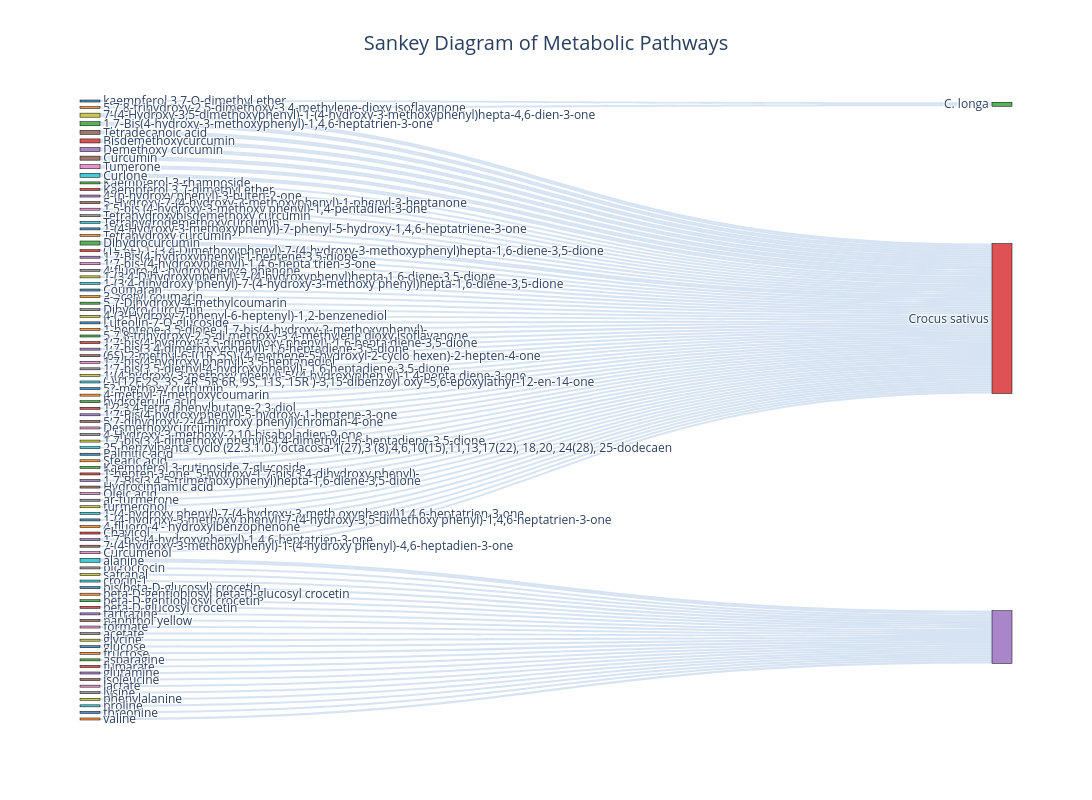

Notebook code cell kept with this figure:
### Code cell
import plotly.graph_objects as go

# Your provided data
nodes = ['kaempferol 3,7-O-dimethyl ether', '5,7,8-trihydroxy-2,5-dimethoxy-3,4-methylene-dioxy isoflavanone', 
         'Kaempferol-3-rhamnoside', 'Kaempferol 3,7-dimethyl ether', '4-(p-hydroxy phenyl)-3-buten-2-one', 
         '5-Hydroxy-7-(4-hydroxy-3-methoxyphenyl)-1-phenyl-3-heptanone', 
         '1,5-bis (4-hydroxy-3-methoxy phenyl)-1,4-pentadien-3-one', 
         'Tetrahydroxybisdemethoxy curcumin', '7-(4-Hydroxy-3,5-dimethoxyphenyl)-1-(4-hydroxy-3-methoxyphenyl)hepta-4,6-dien-3-one', 
         'Tetrahydrodemethoxycurcumin', '1-(4-Hydroxy-3-methoxyphenyl)-7-phenyl-5-hydroxy-1,4,6-heptatriene-3-one', 
         'Tetrahydroxy curcumin', '1,7-Bis(4-hydroxy-3-methoxyphenyl)-1,4,6-heptatrien-3-one', 
         '(1E,6E)-1-(3,4-Dimethoxyphenyl)-7-(4-hydroxy-3-methoxyphenyl)hepta-1,6-diene-3,5-dione', 
         '1,7-Bis(4-hydroxyphenyl)-1-heptene-3,5-dione', 'Tetradecanoic acid', 
         '1,7-bis-(4-hydroxyphenyl)-1,4,6-hepta trien-3-one', "4-fluoro-4'- hydroxybenzo phenone", 
         '1-(3,4-Dihydroxyphenyl)-7-(4-hydroxyphenyl)hepta-1,6-diene-3,5-dione', 
         '1-(3,4-dihydroxy phenyl)-7-(4-hydroxy-3-methoxy phenyl)hepta-1,6-diene-3,5-dione', 'Coumaran', 
         '3-acetyl coumarin', '5,7-Dihydroxy-4-methylcoumarin', 'Bisdemethoxycurcumin', 'Demethoxy curcumin', 
         'Curcumin', 'Tumerone', 'Dihydro curcumin', '4-(3-Hydroxy-7-phenyl-6-heptenyl)-1,2-benzenediol', 'Curlone', 
         'Luteolin-7-O-glucoside', '1-heptene-3,5-dione, 1,7-bis(4-hydroxy-3-methoxyphenyl)-', 
         '5,7,8-trihydroxy-2,5-di methoxy-3,4-methylene dioxy isoflavanone', 
         '1,7-bis(4-hydroxy-3,5-dimethoxy phenyl)- 1,6-hepta diene-3,5-dione', 
         '1,7-bis(3,4-dimethoxyphenyl)-1,6-heptadiene-3,5-dione', 
         '(6S)-2-methyl-6-[(1R ,5S)-(4-methene-5-hydroxyl-2-cyclo hexen)-2-hepten-4-one', 
         '1,7-bis(4-hydroxy phenyl)-3,5-heptanediol', '1,7-bis(3,5-diethyl-4-hydroxyphenyl)- 1,6-heptadiene-3,5-dione', 
         '1-(4-hydroxy-3-methoxy phenyl)-5-(4-hydroxyphen yl)-1,4-penta diene-3-one', 
         '(-)-(12E,2S, 3S, 4R, 5R,6R, 9S, 11S, 15R )-3,15-dibenzoyl oxy -5,6-epoxylathyr-12-en-14-one', 
         '5?-methoxy curcumin', '4-methyl-7-methoxycoumarin', 'hydroferulic acid', '1,2,3,4-tetra phenylbutane-2,3-diol', 
         '1,7-Bis(4-hydroxyphenyl)-5-hydroxy-1-heptene-3-one', '5,7-dihydroxy-2-(4-hydroxy phenyl)chroman-4-one', 
         'Desmethoxycurcumin', '4-Hydroxy-3-methoxy-2,10-bisaboladien-9-one', 
         '1,7-bis(3,4-dimethoxy phenyl)-4,4-dimethyl-1,6-heptadiene-3,5-dione', 
         '25-benzylpenta cyclo (22.3.1.0.) octacosa-1(27),3 (8),4,6,10(15),11,13,17(22), 18,20, 24(28), 25-dodecaen', 
         'Palmitic acid', 'Stearic acid', 'Kaempferol 3-rutinoside 7-glucoside', 
         '1-hepten-3-one, 5-hydroxy-1,7-bis(3,4-dihydroxy phenyl)-', 
         '1,7-Bis(3,4,5-trimethoxyphenyl)hepta-1,6-diene-3,5-dione', 'Hydrocinnamic acid', 'Oleic acid', 'ar-turmerone', 
         'turmeronol', '1-(4-hydroxy phenyl)-7-(4-hydroxy-3-meth oxyphenyl)1,4,6-heptatrien-3-one', 
         '1-(4-hydroxy-3-methoxy phenyl)-7-(4-hydroxy-3,5-dimethoxy phenyl)-1,4,6-heptatrien-3-one', 
         "4-fluoro-4'- hydroxylbenzophenone", 'Dihydrocurcumin', 'Chavicol', '1,7-bis-(4-hydroxyphenyl)-1,4,6-heptatrien-3-one', 
         '7-(4-hydroxy-3-methoxyphenyl)-1-(4-hydroxy phenyl)-4,6-heptadien-3-one', 'Curcumenol', 'picrocrocin', 
         'safranal', 'crocin-1', 'bis(beta-D-glucosyl) crocetin', 'beta-D-gentiobiosyl beta-D-glucosyl crocetin', 
         'beta-D-gentiobiosyl crocetin', 'beta-D-glucosyl crocetin', 'tartrazine', 'naphthol yellow', 'formate', 
         'acetate', 'glycine', 'alanine', 'glucose', 'fructose', 'asparagine', 'fumarate', 'glutamine', 'isoleucine', 
         'lactate', 'lysine', 'phenylalanine', 'proline', 'threonine', 'valine', 'C. longa', 'Crocus sativus']

source = [0, 1, 2, 3, 4, 5, 6, 7, 8, 9, 10, 11, 12, 13, 14, 15, 16, 17, 18, 19, 20, 21, 22, 23, 24, 25, 26, 27, 28, 29, 30, 31, 32, 33, 34, 35, 36, 37, 38, 39, 40, 41, 42, 43, 44, 45, 15, 46, 26, 47, 48, 49, 50, 51, 52, 53, 54, 55, 56, 57, 58, 8, 59, 12, 60, 61, 23, 24, 62, 25, 29, 63, 64, 65, 62, 66, 67, 68, 69, 70, 71, 72, 73, 74, 75, 76, 77, 78, 79, 80, 81, 79, 82, 83, 84, 85, 86, 87, 88, 89, 90, 91]
target = [92, 92, 93, 93, 93, 93, 93, 93, 93, 93, 93, 93, 93, 93, 93, 93, 93, 93, 93, 93, 93, 93, 93, 93, 93, 93, 93, 93, 93, 93, 93, 93, 93, 93, 93, 93, 93, 93, 93, 93, 93, 93, 93, 93, 93, 93, 93, 93, 93, 93, 93, 93, 93, 93, 93, 93, 93, 93, 93, 93, 93, 93, 93, 93, 93, 93, 93, 93, 93, 93, 93, 93, 93, 93, 93, 93, 94, 94, 94, 94, 94, 94, 94, 94, 94, 94, 94, 94, 94, 94, 94, 94, 94, 94, 94, 94, 94, 94, 94, 94, 94, 94]
values = [1, 1, 1, 1, 1, 1, 1, 1, 1, 1, 1, 1, 1, 1, 1, 1, 1, 1, 1, 1, 1, 1, 1, 1, 1, 1, 1, 1, 1, 1, 1, 1, 1, 1, 1, 1, 1, 1, 1, 1, 1, 1, 1, 1, 1, 1, 1, 1, 1, 1, 1, 1, 1, 1, 1, 1, 1, 1, 1, 1, 1, 1, 1, 1, 1, 1, 1, 1, 1, 1, 1, 1, 1, 1, 1, 1, 1, 1, 1, 1, 1, 1, 1, 1, 1, 1, 1, 1, 1, 1, 1, 1, 1, 1, 1, 1, 1, 1, 1, 1, 1, 1]

# Assign different colors to nodes
colors = ['rgba(31, 119, 180, 0.8)', 'rgba(255, 127, 14, 0.8)', 'rgba(44, 160, 44, 0.8)', 
          'rgba(214, 39, 40, 0.8)', 'rgba(148, 103, 189, 0.8)', 'rgba(140, 86, 75, 0.8)', 
          'rgba(227, 119, 194, 0.8)', 'rgba(127, 127, 127, 0.8)', 'rgba(188, 189, 34, 0.8)', 
          'rgba(23, 190, 207, 0.8)', 'rgba(31, 119, 180, 0.8)', 'rgba(255, 127, 14, 0.8)', 
          'rgba(44, 160, 44, 0.8)', 'rgba(214, 39, 40, 0.8)', 'rgba(148, 103, 189, 0.8)', 
          'rgba(140, 86, 75, 0.8)', 'rgba(227, 119, 194, 0.8)', 'rgba(127, 127, 127, 0.8)', 
          'rgba(188, 189, 34, 0.8)', 'rgba(23, 190, 207, 0.8)', 'rgba(31, 119, 180, 0.8)', 
          'rgba(255, 127, 14, 0.8)', 'rgba(44, 160, 44, 0.8)', 'rgba(214, 39, 40, 0.8)', 
          'rgba(148, 103, 189, 0.8)', 'rgba(140, 86, 75, 0.8)', 'rgba(227, 119, 194, 0.8)', 
          'rgba(127, 127, 127, 0.8)', 'rgba(188, 189, 34, 0.8)', 'rgba(23, 190, 207, 0.8)', 
          'rgba(31, 119, 180, 0.8)', 'rgba(255, 127, 14, 0.8)', 'rgba(44, 160, 44, 0.8)', 
          'rgba(214, 39, 40, 0.8)', 'rgba(148, 103, 189, 0.8)', 'rgba(140, 86, 75, 0.8)', 
          'rgba(227, 119, 194, 0.8)', 'rgba(127, 127, 127, 0.8)', 'rgba(188, 189, 34, 0.8)', 
          'rgba(23, 190, 207, 0.8)', 'rgba(31, 119, 180, 0.8)', 'rgba(255, 127, 14, 0.8)', 
          'rgba(44, 160, 44, 0.8)', 'rgba(214, 39, 40, 0.8)', 'rgba(148, 103, 189, 0.8)', 
          'rgba(140, 86, 75, 0.8)', 'rgba(227, 119, 194, 0.8)', 'rgba(127, 127, 127, 0.8)', 
          'rgba(188, 189, 34, 0.8)', 'rgba(23, 190, 207, 0.8)', 'rgba(31, 119, 180, 0.8)', 
          'rgba(255, 127, 14, 0.8)', 'rgba(44, 160, 44, 0.8)', 'rgba(214, 39, 40, 0.8)', 
          'rgba(148, 103, 189, 0.8)', 'rgba(140, 86, 75, 0.8)', 'rgba(227, 119, 194, 0.8)', 
          'rgba(127, 127, 127, 0.8)', 'rgba(188, 189, 34, 0.8)', 'rgba(23, 190, 207, 0.8)', 
          'rgba(31, 119, 180, 0.8)', 'rgba(255, 127, 14, 0.8)', 'rgba(44, 160, 44, 0.8)', 
          'rgba(214, 39, 40, 0.8)', 'rgba(148, 103, 189, 0.8)', 'rgba(140, 86, 75, 0.8)', 
          'rgba(227, 119, 194, 0.8)', 'rgba(127, 127, 127, 0.8)', 'rgba(188, 189, 34, 0.8)', 
          'rgba(23, 190, 207, 0.8)', 'rgba(31, 119, 180, 0.8)', 'rgba(255, 127, 14, 0.8)', 
          'rgba(44, 160, 44, 0.8)', 'rgba(214, 39, 40, 0.8)', 'rgba(148, 103, 189, 0.8)', 
          'rgba(140, 86, 75, 0.8)', 'rgba(227, 119, 194, 0.8)', 'rgba(127, 127, 127, 0.8)', 
          'rgba(188, 189, 34, 0.8)', 'rgba(23, 190, 207, 0.8)', 'rgba(31, 119, 180, 0.8)', 
          'rgba(255, 127, 14, 0.8)', 'rgba(44, 160, 44, 0.8)', 'rgba(214, 39, 40, 0.8)', 
          'rgba(148, 103, 189, 0.8)', 'rgba(140, 86, 75, 0.8)', 'rgba(227, 119, 194, 0.8)', 
          'rgba(127, 127, 127, 0.8)', 'rgba(188, 189, 34, 0.8)', 'rgba(23, 190, 207, 0.8)', 
          'rgba(31, 119, 180, 0.8)', 'rgba(255, 127, 14, 0.8)', 'rgba(44, 160, 44, 0.8)', 
          'rgba(214, 39, 40, 0.8)', 'rgba(148, 103, 189, 0.8)', 'rgba(140, 86, 75, 0.8)', 
          'rgba(227, 119, 194, 0.8)', 'rgba(127, 127, 127, 0.8)', 'rgba(188, 189, 34, 0.8)', 
          'rgba(23, 190, 207, 0.8)']

# Create the Sankey diagram with improved aesthetics
fig = go.Figure(go.Sankey(
    node=dict(
        pad=15,
        thickness=20,
        line=dict(color="black", width=0.5),
        label=nodes,
        color=colors
    ),
    link=dict(
        source=source,
        target=target,
        value=values,
        color='rgba(174, 199, 232, 0.5)'  # Semi-transparent light blue
    )
))

fig.update_layout(title_text="Sankey Diagram of Metabolic Pathways", font_size=12, title_font_size=20, title_x=0.5, width=1200, height=800)
fig.show()

### Figure 1 — Plotly figure (JSON) as saved in the notebook; plotly's stock layout.template omitted (floating-point values rounded to 4 significant figures)
{"data": [{"link": {"color": "rgba(174, 199, 232, 0.5)", "source": [0, 1, 2, 3, 4, 5, 6, 7, 8, 9, 10, 11, 12, 13, 14, 15, 16, 17, 18, 19, 20, 21, 22, 23, 24, 25, 26, 27, 28, 29, 30, 31, 32, 33, 34, 35, 36, 37, 38, 39, 40, 41, 42, 43, 44, 45, 15, 46, 26, 47, 48, 49, 50, 51, 52, 53, 54, 55, 56, 57, 58, 8, 59, 12, 60, 61, 23, 24, 62, 25, 29, 63, 64, 65, 62, 66, 67, 68, 69, 70, 71, 72, 73, 74, 75, 76, 77, 78, 79, 80, 81, 79, 82, 83, 84, 85, 86, 87, 88, 89, 90, 91], "target": [92, 92, 93, 93, 93, 93, 93, 93, 93, 93, 93, 93, 93, 93, 93, 93, 93, 93, 93, 93, 93, 93, 93, 93, 93, 93, 93, 93, 93, 93, 93, 93, 93, 93, 93, 93, 93, 93, 93, 93, 93, 93, 93, 93, 93, 93, 93, 93, 93, 93, 93, 93, 93, 93, 93, 93, 93, 93, 93, 93, 93, 93, 93, 93, 93, 93, 93, 93, 93, 93, 93, 93, 93, 93, 93, 93, 94, 94, 94, 94, 94, 94, 94, 94, 94, 94, 94, 94, 94, 94, 94, 94, 94, 94, 94, 94, 94, 94, 94, 94, 94, 94], "value": [1, 1, 1, 1, 1, 1, 1, 1, 1, 1, 1, 1, 1, 1, 1, 1, 1, 1, 1, 1, 1, 1, 1, 1, 1, 1, 1, 1, 1, 1, 1, 1, 1, 1, 1, 1, 1, 1, 1, 1, 1, 1, 1, 1, 1, 1, 1, 1, 1, 1, 1, 1, 1, 1, 1, 1, 1, 1, 1, 1, 1, 1, 1, 1, 1, 1, 1, 1, 1, 1, 1, 1, 1, 1, 1, 1, 1, 1, 1, 1, 1, 1, 1, 1, 1, 1, 1, 1, 1, 1, 1, 1, 1, 1, 1, 1, 1, 1, 1, 1, 1, 1]}, "node": {"color": ["rgba(31, 119, 180, 0.8)", "rgba(255, 127, 14, 0.8)", "rgba(44, 160, 44, 0.8)", "rgba(214, 39, 40, 0.8)", "rgba(148, 103, 189, 0.8)", "rgba(140, 86, 75, 0.8)", "rgba(227, 119, 194, 0.8)", "rgba(127, 127, 127, 0.8)", "rgba(188, 189, 34, 0.8)", "rgba(23, 190, 207, 0.8)", "rgba(31, 119, 180, 0.8)", "rgba(255, 127, 14, 0.8)", "rgba(44, 160, 44, 0.8)", "rgba(214, 39, 40, 0.8)", "rgba(148, 103, 189, 0.8)", "rgba(140, 86, 75, 0.8)", "rgba(227, 119, 194, 0.8)", "rgba(127, 127, 127, 0.8)", "rgba(188, 189, 34, 0.8)", "rgba(23, 190, 207, 0.8)", "rgba(31, 119, 180, 0.8)", "rgba(255, 127, 14, 0.8)", "rgba(44, 160, 44, 0.8)", "rgba(214, 39, 40, 0.8)", "rgba(148, 103, 189, 0.8)", "rgba(140, 86, 75, 0.8)", "rgba(227, 119, 194, 0.8)", "rgba(127, 127, 127, 0.8)", "rgba(188, 189, 34, 0.8)", "rgba(23, 190, 207, 0.8)", "rgba(31, 119, 180, 0.8)", "rgba(255, 127, 14, 0.8)", "rgba(44, 160, 44, 0.8)", "rgba(214, 39, 40, 0.8)", "rgba(148, 103, 189, 0.8)", "rgba(140, 86, 75, 0.8)", "rgba(227, 119, 194, 0.8)", "rgba(127, 127, 127, 0.8)", "rgba(188, 189, 34, 0.8)", "rgba(23, 190, 207, 0.8)", "rgba(31, 119, 180, 0.8)", "rgba(255, 127, 14, 0.8)", "rgba(44, 160, 44, 0.8)", "rgba(214, 39, 40, 0.8)", "rgba(148, 103, 189, 0.8)", "rgba(140, 86, 75, 0.8)", "rgba(227, 119, 194, 0.8)", "rgba(127, 127, 127, 0.8)", "rgba(188, 189, 34, 0.8)", "rgba(23, 190, 207, 0.8)", "rgba(31, 119, 180, 0.8)", "rgba(255, 127, 14, 0.8)", "rgba(44, 160, 44, 0.8)", "rgba(214, 39, 40, 0.8)", "rgba(148, 103, 189, 0.8)", "rgba(140, 86, 75, 0.8)", "rgba(227, 119, 194, 0.8)", "rgba(127, 127, 127, 0.8)", "rgba(188, 189, 34, 0.8)", "rgba(23, 190, 207, 0.8)", "rgba(31, 119, 180, 0.8)", "rgba(255, 127, 14, 0.8)", "rgba(44, 160, 44, 0.8)", "rgba(214, 39, 40, 0.8)", "rgba(148, 103, 189, 0.8)", "rgba(140, 86, 75, 0.8)", "rgba(227, 119, 194, 0.8)", "rgba(127, 127, 127, 0.8)", "rgba(188, 189, 34, 0.8)", "rgba(23, 190, 207, 0.8)", "rgba(31, 119, 180, 0.8)", "rgba(255, 127, 14, 0.8)", "rgba(44, 160, 44, 0.8)", "rgba(214, 39, 40, 0.8)", "rgba(148, 103, 189, 0.8)", "rgba(140, 86, 75, 0.8)", "rgba(227, 119, 194, 0.8)", "rgba(127, 127, 127, 0.8)", "rgba(188, 189, 34, 0.8)", "rgba(23, 190, 207, 0.8)", "rgba(31, 119, 180, 0.8)", "rgba(255, 127, 14, 0.8)", "rgba(44, 160, 44, 0.8)", "rgba(214, 39, 40, 0.8)", "rgba(148, 103, 189, 0.8)", "rgba(140, 86, 75, 0.8)", "rgba(227, 119, 194, 0.8)", "rgba(127, 127, 127, 0.8)", "rgba(188, 189, 34, 0.8)", "rgba(23, 190, 207, 0.8)", "rgba(31, 119, 180, 0.8)", "rgba(255, 127, 14, 0.8)", "rgba(44, 160, 44, 0.8)", "rgba(214, 39, 40, 0.8)", "rgba(148, 103, 189, 0.8)", "rgba(140, 86, 75, 0.8)", "rgba(227, 119, 194, 0.8)", "rgba(127, 127, 127, 0.8)", "rgba(188, 189, 34, 0.8)", "rgba(23, 190, 207, 0.8)"], "label": ["kaempferol 3,7-O-dimethyl ether", "5,7,8-trihydroxy-2,5-dimethoxy-3,4-methylene-dioxy isoflavanone", "Kaempferol-3-rhamnoside", "Kaempferol 3,7-dimethyl ether", "4-(p-hydroxy phenyl)-3-buten-2-one", "5-Hydroxy-7-(4-hydroxy-3-methoxyphenyl)-1-phenyl-3-heptanone", "1,5-bis (4-hydroxy-3-methoxy phenyl)-1,4-pentadien-3-one", "Tetrahydroxybisdemethoxy curcumin", "7-(4-Hydroxy-3,5-dimethoxyphenyl)-1-(4-hydroxy-3-methoxyphenyl)hepta-4,6-dien-3-one", "Tetrahydrodemethoxycurcumin", "1-(4-Hydroxy-3-methoxyphenyl)-7-phenyl-5-hydroxy-1,4,6-heptatriene-3-one", "Tetrahydroxy curcumin", "1,7-Bis(4-hydroxy-3-methoxyphenyl)-1,4,6-heptatrien-3-one", "(1E,6E)-1-(3,4-Dimethoxyphenyl)-7-(4-hydroxy-3-methoxyphenyl)hepta-1,6-diene-3,5-dione", "1,7-Bis(4-hydroxyphenyl)-1-heptene-3,5-dione", "Tetradecanoic acid", "1,7-bis-(4-hydroxyphenyl)-1,4,6-hepta trien-3-one", "4-fluoro-4'- hydroxybenzo phenone", "1-(3,4-Dihydroxyphenyl)-7-(4-hydroxyphenyl)hepta-1,6-diene-3,5-dione", "1-(3,4-dihydroxy phenyl)-7-(4-hydroxy-3-methoxy phenyl)hepta-1,6-diene-3,5-dione", "Coumaran", "3-acetyl coumarin", "5,7-Dihydroxy-4-methylcoumarin", "Bisdemethoxycurcumin", "Demethoxy curcumin", "Curcumin", "Tumerone", "Dihydro curcumin", "4-(3-Hydroxy-7-phenyl-6-heptenyl)-1,2-benzenediol", "Curlone", "Luteolin-7-O-glucoside", "1-heptene-3,5-dione, 1,7-bis(4-hydroxy-3-methoxyphenyl)-", "5,7,8-trihydroxy-2,5-di methoxy-3,4-methylene dioxy isoflavanone", "1,7-bis(4-hydroxy-3,5-dimethoxy phenyl)- 1,6-hepta diene-3,5-dione", "1,7-bis(3,4-dimethoxyphenyl)-1,6-heptadiene-3,5-dione", "(6S)-2-methyl-6-[(1R ,5S)-(4-methene-5-hydroxyl-2-cyclo hexen)-2-hepten-4-one", "1,7-bis(4-hydroxy phenyl)-3,5-heptanediol", "1,7-bis(3,5-diethyl-4-hydroxyphenyl)- 1,6-heptadiene-3,5-dione", "1-(4-hydroxy-3-methoxy phenyl)-5-(4-hydroxyphen yl)-1,4-penta diene-3-one", "(-)-(12E,2S, 3S, 4R, 5R,6R, 9S, 11S, 15R )-3,15-dibenzoyl oxy -5,6-epoxylathyr-12-en-14-one", "5?-methoxy curcumin", "4-methyl-7-methoxycoumarin", "hydroferulic acid", "1,2,3,4-tetra phenylbutane-2,3-diol", "1,7-Bis(4-hydroxyphenyl)-5-hydroxy-1-heptene-3-one", "5,7-dihydroxy-2-(4-hydroxy phenyl)chroman-4-one", "Desmethoxycurcumin", "4-Hydroxy-3-methoxy-2,10-bisaboladien-9-one", "1,7-bis(3,4-dimethoxy phenyl)-4,4-dimethyl-1,6-heptadiene-3,5-dione", "25-benzylpenta cyclo (22.3.1.0.) octacosa-1(27),3 (8),4,6,10(15),11,13,17(22), 18,20, 24(28), 25-dodecaen", "Palmitic acid", "Stearic acid", "Kaempferol 3-rutinoside 7-glucoside", "1-hepten-3-one, 5-hydroxy-1,7-bis(3,4-dihydroxy phenyl)-", "1,7-Bis(3,4,5-trimethoxyphenyl)hepta-1,6-diene-3,5-dione", "Hydrocinnamic acid", "Oleic acid", "ar-turmerone", "turmeronol", "1-(4-hydroxy phenyl)-7-(4-hydroxy-3-meth oxyphenyl)1,4,6-heptatrien-3-one", "1-(4-hydroxy-3-methoxy phenyl)-7-(4-hydroxy-3,5-dimethoxy phenyl)-1,4,6-heptatrien-3-one", "4-fluoro-4'- hydroxylbenzophenone", "Dihydrocurcumin", "Chavicol", "1,7-bis-(4-hydroxyphenyl)-1,4,6-heptatrien-3-one", "7-(4-hydroxy-3-methoxyphenyl)-1-(4-hydroxy phenyl)-4,6-heptadien-3-one", "Curcumenol", "picrocrocin", "safranal", "crocin-1", "bis(beta-D-glucosyl) crocetin", "beta-D-gentiobiosyl beta-D-glucosyl crocetin", "beta-D-gentiobiosyl crocetin", "beta-D-glucosyl crocetin", "tartrazine", "naphthol yellow", "formate", "acetate", "glycine", "alanine", "glucose", "fructose", "asparagine", "fumarate", "glutamine", "isoleucine", "lactate", "lysine", "phenylalanine", "proline", "threonine", "valine", "C. longa", "Crocus sativus"], "line": {"color": "black", "width": 0.5}, "pad": 15, "thickness": 20}, "type": "sankey"}], "layout": {"font": {"size": 12}, "height": 800, "title": {"font": {"size": 20}, "text": "Sankey Diagram of Metabolic Pathways", "x": 0.5}, "width": 1200}}
